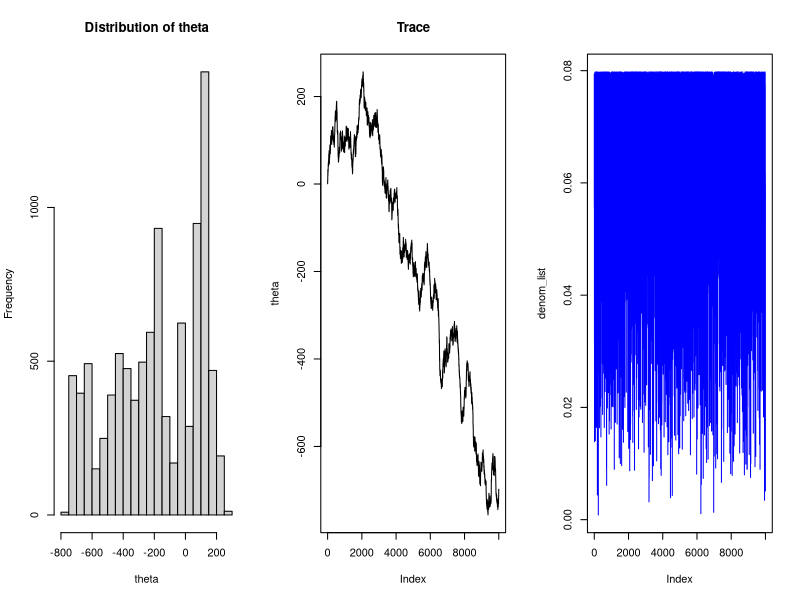

This figure's R source:

# 0. parameter settings for simulation ------------------------------------

n_iteration <- 10000

# 1. Initialization -------------------------------------------------------


theta <- numeric(n_iteration)
denom_list <- numeric(n_iteration)
theta[1] <- .5 # initialization theta
sigma <- 5 # arbiturary variance
denom <- dnorm(theta[1], 0, sigma)
denom_list[1] <- denom

# 2. Iteration! --------------------------------------------------------------


for (i in 2:n_iteration){
  theta.star <- rnorm(1, theta[i - 1], sigma)
  num <- dnorm(theta[i - 1], theta.star, sigma)
  alpha <- min(c(1, num/denom))
  if (rbinom(1, 1, alpha) == 1){
    theta[i] <- theta.star
    denom <- num
  } else {
    denom <- denom
    theta[i] <- theta[i - 1]
  }
  denom_list[i] <- denom
}

# 3. Visualization --------------------------------------------------------


# png('mh_result.png', width = 1024, height = 764)
par(mfrow = c(1, 3))
hist(theta, main = "Distribution of theta")
plot(theta, type = "l", main = "Trace")
plot(denom_list, type = "l", col = "blue")
# dev.off()